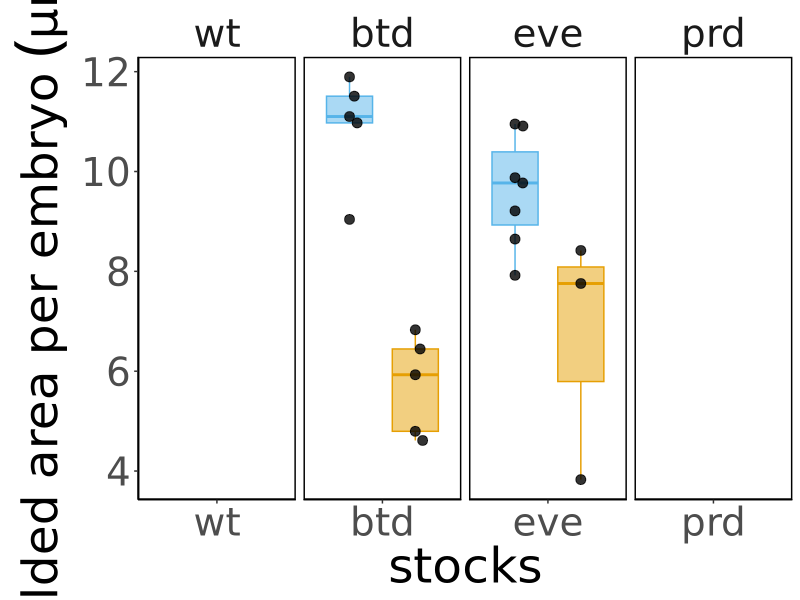
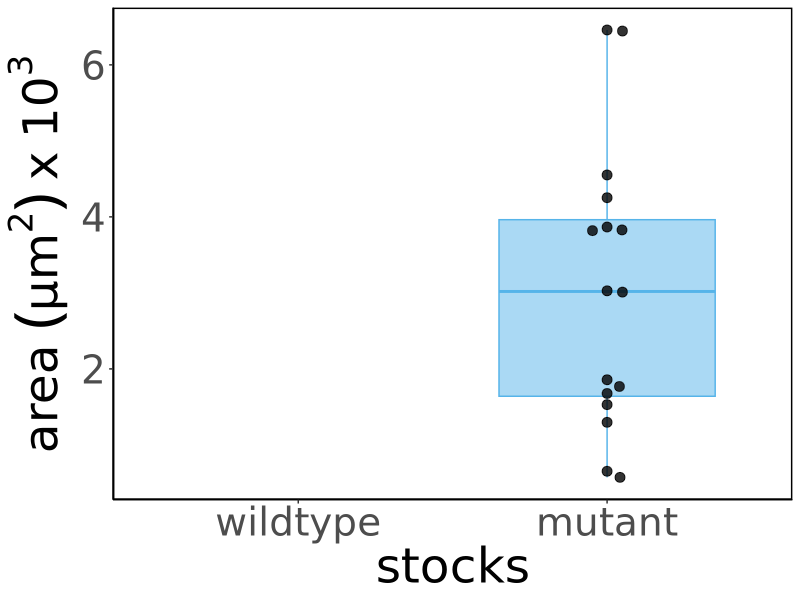
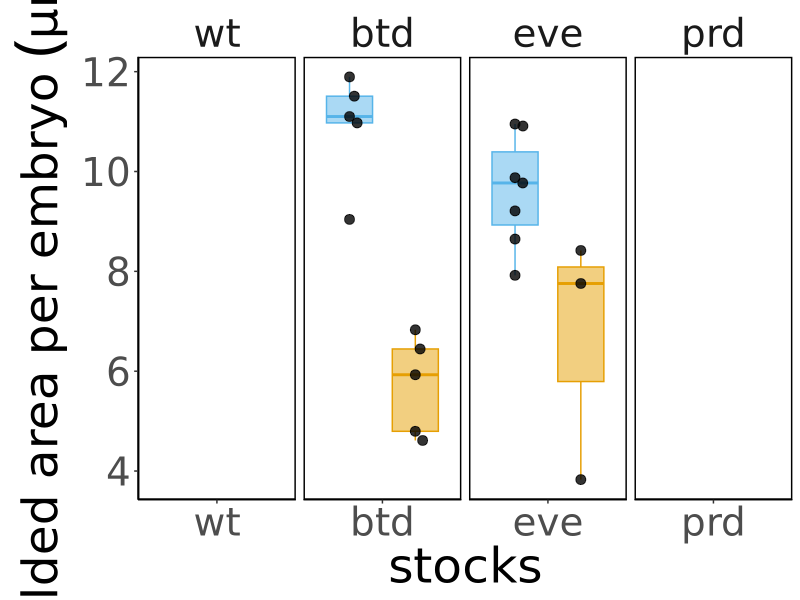
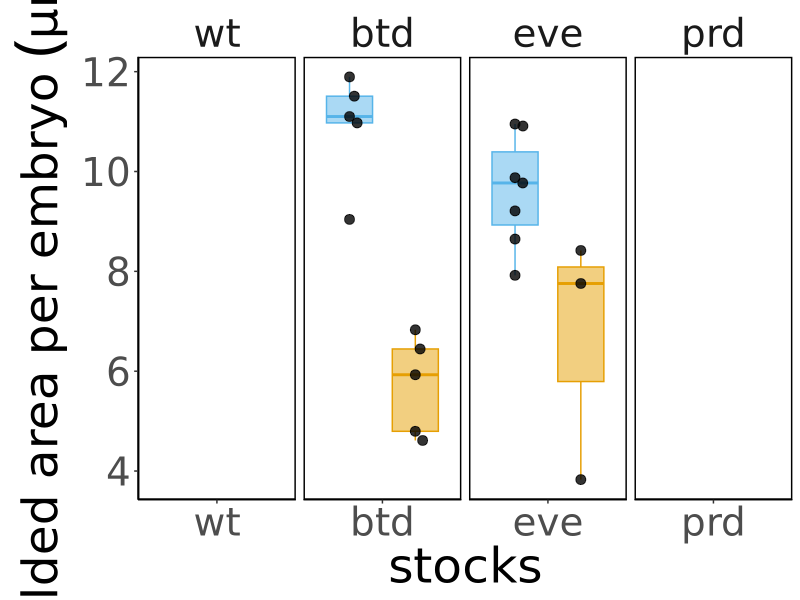
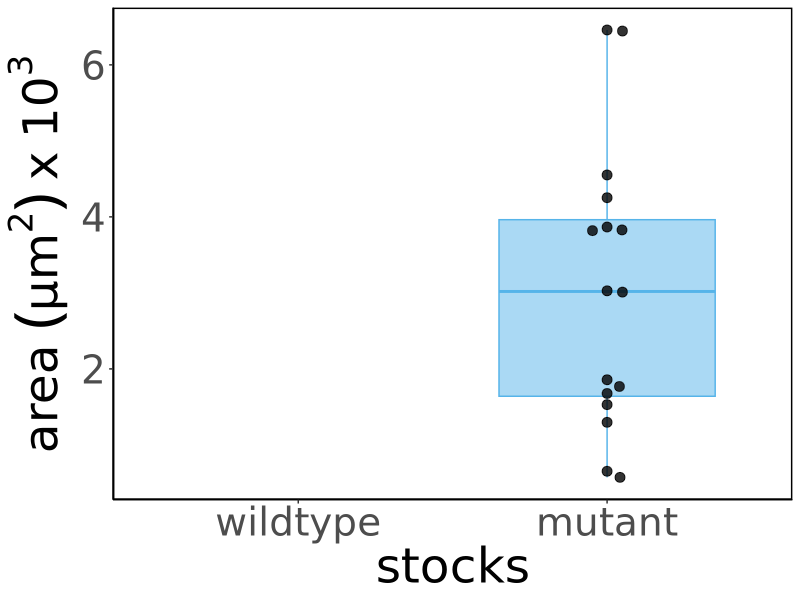
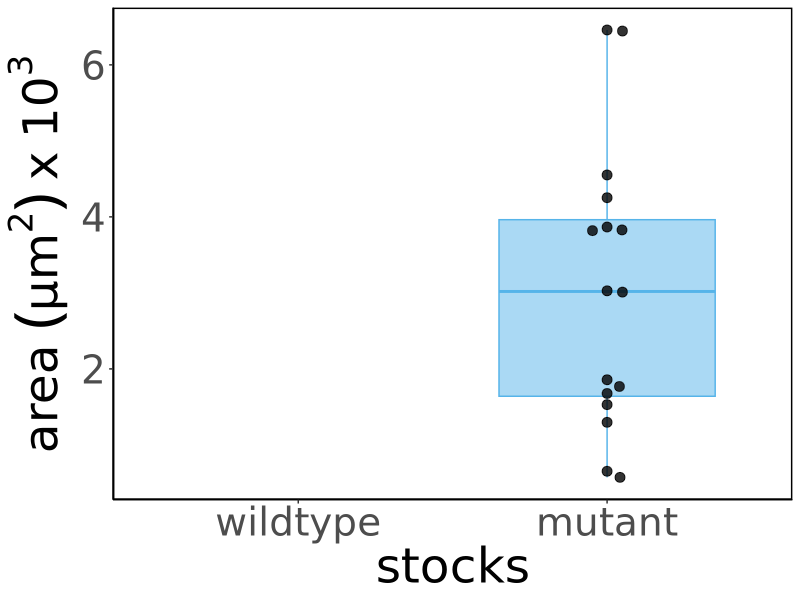

Recreate these plots in R, in order. (Note: this script raises an error after producing the figures.)
## ---- chunk 1
knitr::opts_chunk$set(echo = TRUE, tidy = TRUE, cache = FALSE)
knitr::opts_knit$set(root.dir = "~/Dropbox/Projects/Cephalic_furrow/7-Paper/1-analyses/folded-area")
library(ggplot2)
library(ggbeeswarm)
## ---- chunk 2
# Load raw ROI measurements from ImageJ
results <- read.delim("results.txt")

# Remove slice number from the labels
results$Label <- gsub(":1", "", results$Label)

# Split label at "_s" to get the embryo name. sapply gets all first elements of the split.
results$Embryo <- sapply(strsplit(results$Label, "_s"), "[", 1)

# Remove "_CARE" from embryo name
results$Embryo <- gsub("_CARE", "", results$Embryo)

# Load sample info and merge with results
samples <- read.delim("samples.csv", sep = ",")
results <- merge(results, samples, by = "Label", all.x = TRUE)

# Load corrected area measurements for cartographic projections
corrected <- read.delim("corrected_results.txt", sep = "")
colnames(corrected) <- c("Label", "AreaCorr")

# Merge corrected area to results
results <- merge(results, corrected, by = "Label", all.x = TRUE)

# Transform data frame to order the stock for plotting
results <- transform(results, Stock=factor(Stock, levels = c("wt", "btd", "eve", "prd")))

# Quick fix to add type of fold
results$Type <- "EF"
results[results$Stock == "wt" & results$Position == "mid",]$Type <- "CF"
results[results$Stock == "btd" & results$Genotype == "heterozygote",]$Type <- "CF"
results[results$Stock == "eve" & results$Genotype == "heterozygote",]$Type <- "CF"
results[results$Stock == "prd" & results$Position == "mid",]$Type <- "CF"

# Transform data frame to order the stock for plotting
results <- transform(results, Sample=factor(Sample, levels = c("wildtype", "control", "mutant")))

# Sum total folded area corrected
areacorr <- aggregate(results$AreaCorr, list(results$Embryo), sum)
colnames(areacorr) <- c("Embryo", "AreaCorr")

# Sum total folded area corrected for CF
areacorr_cf <- aggregate(results[results$Type == "CF",]$AreaCorr, list(results[results$Type == "CF",]$Embryo), sum)
colnames(areacorr_cf) <- c("Embryo", "AreaCorrCF")

# Sum total folded area corrected for EF
areacorr_ef <- aggregate(results[results$Type == "EF",]$AreaCorr, list(results[results$Type == "EF",]$Embryo), sum)
colnames(areacorr_ef) <- c("Embryo", "AreaCorrEF")

# Count number of folds
nfold <- data.frame(table(results$Embryo))
colnames(nfold) <- c("Embryo", "Folds")

# Count number of CF folds
nfold_cf <- data.frame(table(results[results$Type == "CF",]$Embryo))
colnames(nfold_cf) <- c("Embryo", "CFs")

# Count number of EF folds
nfold_ef <- data.frame(table(results[results$Type == "EF",]$Embryo))
colnames(nfold_ef) <- c("Embryo", "EFs")

# Get sample information
embryos <- unique(results[, c("Embryo", "Stock", "Sample", "Genotype")])

# Merge datasets
total <- merge(embryos, areacorr, by = "Embryo", all.x = TRUE)
total <- merge(total, areacorr_cf, by = "Embryo", all.x = TRUE)
total <- merge(total, areacorr_ef, by = "Embryo", all.x = TRUE)
total <- merge(total, nfold, by = "Embryo", all.x = TRUE)
total <- merge(total, nfold_cf, by = "Embryo", all.x = TRUE)
total <- merge(total, nfold_ef, by = "Embryo", all.x = TRUE)

# Transform data frame to order the stock for plotting
total <- transform(total, Stock=factor(Stock, levels = c("wt", "btd", "eve", "prd")))
## ---- chunk 3
# Print btd embryos
print_btd <- sprintf("btd: embryos=%s (het=%s, hom=%s), folds=%s (het=%s, hom=%s)",
        length(embryos[embryos$Stock == "btd",]$Embryo), # total embryos
        length(embryos[embryos$Genotype == "heterozygote" & embryos$Stock == "btd",]$Embryo), # het embryos
        length(embryos[embryos$Genotype == "homozygote" & embryos$Stock == "btd",]$Embryo), # hom embryos
        
        length(results[results$Stock == "btd",]$Label), # total folds
        length(results[results$Genotype == "heterozygote" & results$Stock == "btd",]$Label), # het folds
        length(results[results$Genotype == "homozygote" & results$Stock == "btd",]$Label) # het folds
        )

# Print eve embryos
print_eve <- sprintf("eve: embryos=%s (het=%s, hom=%s), folds=%s (het=%s, hom=%s)",
        length(embryos[embryos$Stock == "eve",]$Embryo), # total embryos
        length(embryos[embryos$Genotype == "heterozygote" & embryos$Stock == "eve",]$Embryo), # het embryos
        length(embryos[embryos$Genotype == "homozygote" & embryos$Stock == "eve",]$Embryo), # hom embryos
        
        length(results[results$Stock == "eve",]$Label), # total folds
        length(results[results$Genotype == "heterozygote" & results$Stock == "eve",]$Label), # het folds
        length(results[results$Genotype == "homozygote" & results$Stock == "eve",]$Label) # het folds
        )

# Print prd embryos
print_prd <- sprintf("prd: embryos=%s (het=%s, hom=%s), folds=%s (het=%s, hom=%s)",
        length(embryos[embryos$Stock == "prd",]$Embryo), # total embryos
        length(embryos[embryos$Genotype == "heterozygote" & embryos$Stock == "prd",]$Embryo), # het embryos
        length(embryos[embryos$Genotype == "homozygote" & embryos$Stock == "prd",]$Embryo), # hom embryos
        
        length(results[results$Stock == "prd",]$Label), # total folds
        length(results[results$Genotype == "heterozygote" & results$Stock == "prd",]$Label), # het folds
        length(results[results$Genotype == "homozygote" & results$Stock == "prd",]$Label) # het folds
        )

# Print wt embryos
print_wt <- sprintf(" wt: embryos=%s, folds=%s, ant=%s, mid=%s, post=%s",
        length(embryos[embryos$Stock == "wt",]$Embryo), # total embryos
        length(results[results$Stock == "wt",]$Label), # total folds
        length(results[results$Stock == "wt" & results$Position == "ant",]$Label), # anterior folds
        length(results[results$Stock == "wt" & results$Position == "mid",]$Label), # middle folds
        length(results[results$Stock == "wt" & results$Position == "post",]$Label) # posterior folds
        )

print_btd
print_eve
print_prd
print_wt

# Save nfolds output to files
capture.output(print_btd, print_eve, print_prd, print_wt, file = "nfolds.txt")
## ---- chunk 4
print_stats <- function(dataframe, stock, type) {
  filter_df <- (dataframe$Stock == stock & dataframe$Type == type)
  df <- dataframe[filter_df,]
  df <- droplevels(df)

  # Define row
  row <- c(stock,
           type,
           mean(df$AreaCorr) / 1000,
           sd(df$AreaCorr) / 1000,
           length(df$AreaCorr)
           )
  
  # Summarize data
  print(sprintf("%s %s / area=%.3f±%.3f x 10^3 / n=%i",
                stock, type,
                mean(df$AreaCorr) / 1000,
                sd(df$AreaCorr) / 1000,
                length(df$AreaCorr)
                ))
  return(row)
}

# Save stats to data frame
stats <- data.frame()

# Bind row by row
stats <- rbind(stats, print_stats(results, "wt", "CF"))
stats <- rbind(stats, print_stats(results, "wt", "EF"))
stats <- rbind(stats, print_stats(results, "btd", "CF"))
stats <- rbind(stats, print_stats(results, "btd", "EF"))
stats <- rbind(stats, print_stats(results, "eve", "CF"))
stats <- rbind(stats, print_stats(results, "eve", "EF"))
stats <- rbind(stats, print_stats(results, "prd", "CF"))
stats <- rbind(stats, print_stats(results, "prd", "EF"))

# Add column names
colnames(stats) <- c("stock", "type", "mean", "sd", "n")

# Convert columns to numeric
stats[, 3:5] <- apply(stats[, 3:5], 2, as.numeric)

# Round up
stats[, 3:4] <- round(stats[, 3:4], digits=1)

# Write table to file
write.table(format(stats, digits=2), file = "stats.txt", quote = FALSE, row.names = FALSE, sep = "\t")
## ---- chunk 5
ggplot(total, aes(Stock, AreaCorr, fill = Genotype)) +
  geom_boxplot(aes(color = Genotype), show.legend = FALSE, alpha = 0.5, outlier.shape = NA, width = 0.7, position = position_dodge(width = 1.0)) +
  geom_point(alpha = 0.8, size = 3, show.legend = FALSE, position = position_beeswarm(priority = "descending", dodge.width = 1.0, cex = 6)) +
  scale_y_continuous(labels = function(x) x / 1000) +
  labs(x = "stocks", y = expression(paste("total folded area per embryo ", (µm^2)~x~10^3))) +
  facet_grid(cols = vars(Stock), scales = "free_x") +
  scale_fill_manual(values=c("#56b4e9", "#e69f03", "#cc79a7")) +
  scale_color_manual(values=c("#56b4e9", "#e69f03", "#cc79a7")) +
  theme_classic(base_family = "DejaVu Sans") +
  theme(text =  element_text(size = 35),
        strip.background = element_blank(),
        panel.background = element_rect(colour = "black", size=1),
        )
ggsave("4-plots/total-area-per-embryo.png", width = 12, height = 4)
ggsave("4-plots/total-area-per-embryo.svg", width = 12, height = 4)
## ---- chunk 6
ggplot(results[results$Stock != "prd" & results$Type == "EF",], aes(Sample, AreaCorr, fill = Sample)) +
  geom_boxplot(aes(color = Sample), show.legend = FALSE, alpha = 0.5, outlier.shape = NA, width = 0.7, position = position_dodge(width = 1.0)) +
  geom_point(alpha = 0.8, size = 3, show.legend = FALSE, position = position_beeswarm(priority = "descending", dodge.width = 1.0, cex = 2.5)) +
  scale_y_continuous(labels = function(x) x / 1000) +
  labs(x = "stocks", y = expression(paste("area ", (µm^2)~x~10^3))) +
  scale_fill_manual(values=c("#56b4e9", "#e69f03", "#cc79a7")) +
  scale_color_manual(values=c("#56b4e9", "#e69f03", "#cc79a7")) +
  theme_classic(base_family = "DejaVu Sans") +
  theme(text =  element_text(size = 35),
        strip.background = element_blank(),
        panel.background = element_rect(colour = "black", size=1)
        )
ggsave("4-plots/individual-area-per-ectopic-fold.png", width = 12, height = 6)
ggsave("4-plots/individual-area-per-ectopic-fold.svg", width = 12, height = 6)
## ---- chunk 7
sink('tests.txt')

print("Testing normality of distribution")
shapiro.test(results[(results$Stock != "prd" & results$Type == "EF" & results$Sample == "wildtype"),]$AreaCorr)
shapiro.test(results[(results$Stock != "prd" & results$Type == "EF" & results$Sample == "mutant"),]$AreaCorr)
print("Testing for difference between samples")
wilcox.test(results[(results$Stock != "prd" & results$Type == "EF" & results$Sample == "wildtype"),]$AreaCorr,
            results[(results$Stock != "prd" & results$Type == "EF" & results$Sample == "mutant"),]$AreaCorr)

print("t-test just to get the difference between sample means")
t.test(results[(results$Stock != "prd" & results$Type == "EF" & results$Sample == "wildtype"),]$AreaCorr,
       results[(results$Stock != "prd" & results$Type == "EF" & results$Sample == "mutant"),]$AreaCorr,
       var.equal = FALSE)

sink()
## ---- chunk 8
ggplot(results, aes(Stock, AreaCorr, fill = Genotype)) +
  geom_boxplot(aes(color = Genotype), show.legend = FALSE, alpha = 0.5, outlier.shape = NA, width = 0.7, position = position_dodge(width = 1.0)) +
  geom_point(alpha = 0.8, size = 3, show.legend = FALSE, position = position_beeswarm(priority = "descending", dodge.width = 1.0, cex = 3)) +
  scale_y_continuous(labels = function(x) x / 1000) +
  labs(x = "stocks", y = expression(paste("area of individual folds ", (µm^2)~x~10^3))) +
  scale_fill_manual(values=c("#56b4e9", "#e69f03", "#cc79a7")) +
  scale_color_manual(values=c("#56b4e9", "#e69f03", "#cc79a7")) +
  facet_grid(cols = vars(Position), scales = "free") +
  theme_classic(base_family = "DejaVu Sans") +
  theme(text = element_text(size = 30),
        strip.background = element_blank(),
        panel.background = element_rect(colour = "black", size=1),
        axis.text.x = element_text(face = "italic"),
        legend.text = element_text(size = 15),
        legend.title = element_text(size = 15),
        )
ggsave("4-plots/individual-area-per-position.png", width = 12, height = 4)
ggsave("4-plots/individual-area-per-position.svg", width = 12, height = 4)
## ---- chunk 9
ggplot(results, aes(Type, AreaCorr, fill = Genotype)) +
  geom_boxplot(aes(color = Genotype), show.legend = FALSE, alpha = 0.5, outlier.shape = NA, width = 0.7, position = position_dodge(width = 1.0)) +
  geom_point(alpha = 0.8, size = 3, show.legend = FALSE, position = position_beeswarm(priority = "descending", dodge.width = 1.0, cex = 6)) +
  scale_y_continuous(labels = function(x) x / 1000) +
  labs(x = "stocks", y = expression(paste("area ", (µm^2)~x~10^3))) +
  facet_grid(cols = vars(Stock), scales = "free_x") +
  scale_fill_manual(values=c("#56b4e9", "#e69f03", "#cc79a7")) +
  scale_color_manual(values=c("#56b4e9", "#e69f03", "#cc79a7")) +
  theme_classic(base_family = "DejaVu Sans") +
  theme(text =  element_text(size = 35),
        strip.background = element_blank(),
        panel.background = element_rect(colour = "black", size=1),
        )
ggsave("4-plots/individual-area-per-type.png", width = 12, height = 4)
ggsave("4-plots/individual-area-per-type.svg", width = 12, height = 4)
